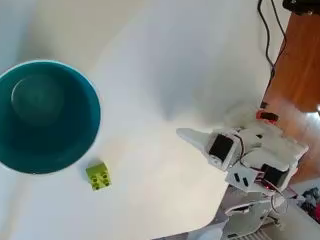
#> input picture tests/fixtures/vision/act_src_320x240.png, 320 x 240 px; its folder holds 5 pictures in this run
$ python make_resize_fixture.py
#> lines starting #> are read from the running program, lines starting #| are printed output that depends on the picture
"""Pin PIL's exact BILINEAR output on a real dataset frame.

    pixi run python tools/vision/make_resize_fixture.py

⚠ WHY A REAL FRAME AND NOT A SYNTHETIC PATTERN. The thing being reproduced is
one library's arithmetic on photographic data — noise, soft edges and all. A
gradient or a checkerboard is exactly the input on which two different filters
are most likely to AGREE, so it would gate almost nothing.

⚠⚠ THE SOURCE IS A 320x240 CROP, NOT THE FULL 640x480 FRAME, and that is a
size decision only: at a 2x reduction PIL's coefficient table is identical for
every output pixel except the clamped edges, so a smaller image exercises the
same `ksize`, the same weights and the same boundary handling for a quarter of
the bytes. The NON-INTEGER case below is the one that would catch a
scale-dependent bug, and it could not be produced by a 640x480 source at all.

Outputs, into tests/fixtures/vision/:
    act_src_320x240.png        a real `front` camera frame, cropped
    act_resize_160x120.bin     PIL BILINEAR, exact 2x, HWC RGB uint8
    act_resize_137x101.bin     PIL BILINEAR, non-integer ratio
    act_chw_160x120.bin        the 2x output as CHW RGB — what the store holds
"""
import sys
from pathlib import Path

import cv2
import numpy as np
from PIL import Image

ROOT = Path(__file__).resolve().parents[2]
FIX = ROOT / "tests/fixtures/vision"
DATASET = (Path.home() / ".cache/huggingface/lerobot/DenisLabs"
           / "record-test_20260828_092736")


def main() -> int:
    src_png = FIX / "act_src_320x240.png"
    if src_png.exists():
        # ⚠ NEVER RE-EXTRACT A COMMITTED SOURCE. Re-decoding could pick a
        # different frame or a different decoder build, silently changing what
        # the pinned answers describe.
        bgr = cv2.imread(str(src_png), cv2.IMREAD_COLOR)
#> bgr is the input picture: shape (240, 320, 3); mean B, G, R 135.2, 139.4, 134.6
        rgb = cv2.cvtColor(bgr, cv2.COLOR_BGR2RGB)
        print(f"reusing {src_png.name}")
    else:
        import imageio.v3 as iio
        mp4 = sorted(DATASET.glob(
            "videos/observation.images.front/chunk-*/file-*.mp4"))
        if not mp4:
            print(f"no dataset under {DATASET}", file=sys.stderr)
            return 1
        frame = next(iter(iio.imiter(mp4[0])))
        if frame.shape[:2] != (480, 640):
            print(f"unexpected frame {frame.shape}", file=sys.stderr)
            return 1
        rgb = np.ascontiguousarray(frame[120:360, 160:480])
        FIX.mkdir(parents=True, exist_ok=True)
        cv2.imwrite(str(src_png), cv2.cvtColor(rgb, cv2.COLOR_RGB2BGR))
        print(f"wrote {src_png.name} ({src_png.stat().st_size} bytes)")

    im = Image.fromarray(rgb)
    for (w, h), name in (((160, 120), "act_resize_160x120.bin"),
                         ((137, 101), "act_resize_137x101.bin")):
        out = np.asarray(im.resize((w, h), Image.BILINEAR))
        (FIX / name).write_bytes(np.ascontiguousarray(out).tobytes())
        print(f"  {name}: {w}x{h} = {out.size} bytes")
        if name.endswith("160x120.bin"):
            chw = np.ascontiguousarray(out.transpose(2, 0, 1))
            (FIX / "act_chw_160x120.bin").write_bytes(chw.tobytes())
#> this loop made 2 passes
#> pass 1, in main, `out = np.asarray(im.resize((w, h), Image.BILINEAR))`:
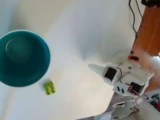
#> out: shape (120, 160, 3); mean R, G, B 134.7, 139.5, 135.3
#> pass 2, in main, `out = np.asarray(im.resize((w, h), Image.BILINEAR))`:
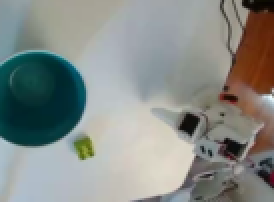
#> out: shape (101, 137, 3) (shown 2 times larger); mean R, G, B 134.6, 139.4, 135.2

    # A flat image resizes to itself; if it does not, the coefficients do not
    # sum to one and every other comparison is meaningless.
    flat = Image.fromarray(np.full((240, 320, 3), 137, np.uint8))
#> flat: PIL image 320x240 RGB; every value is 137
    got = np.asarray(flat.resize((160, 120), Image.BILINEAR))
#> got: shape (120, 160, 3); every value is 137
    if not (got == 137).all():
        print("PIL did not preserve a flat image — refusing to pin", file=sys.stderr)
        return 1
    print("  sanity: a flat image survives the filter unchanged")
    return 0


if __name__ == "__main__":
    raise SystemExit(main())
#> (the program exits here)
